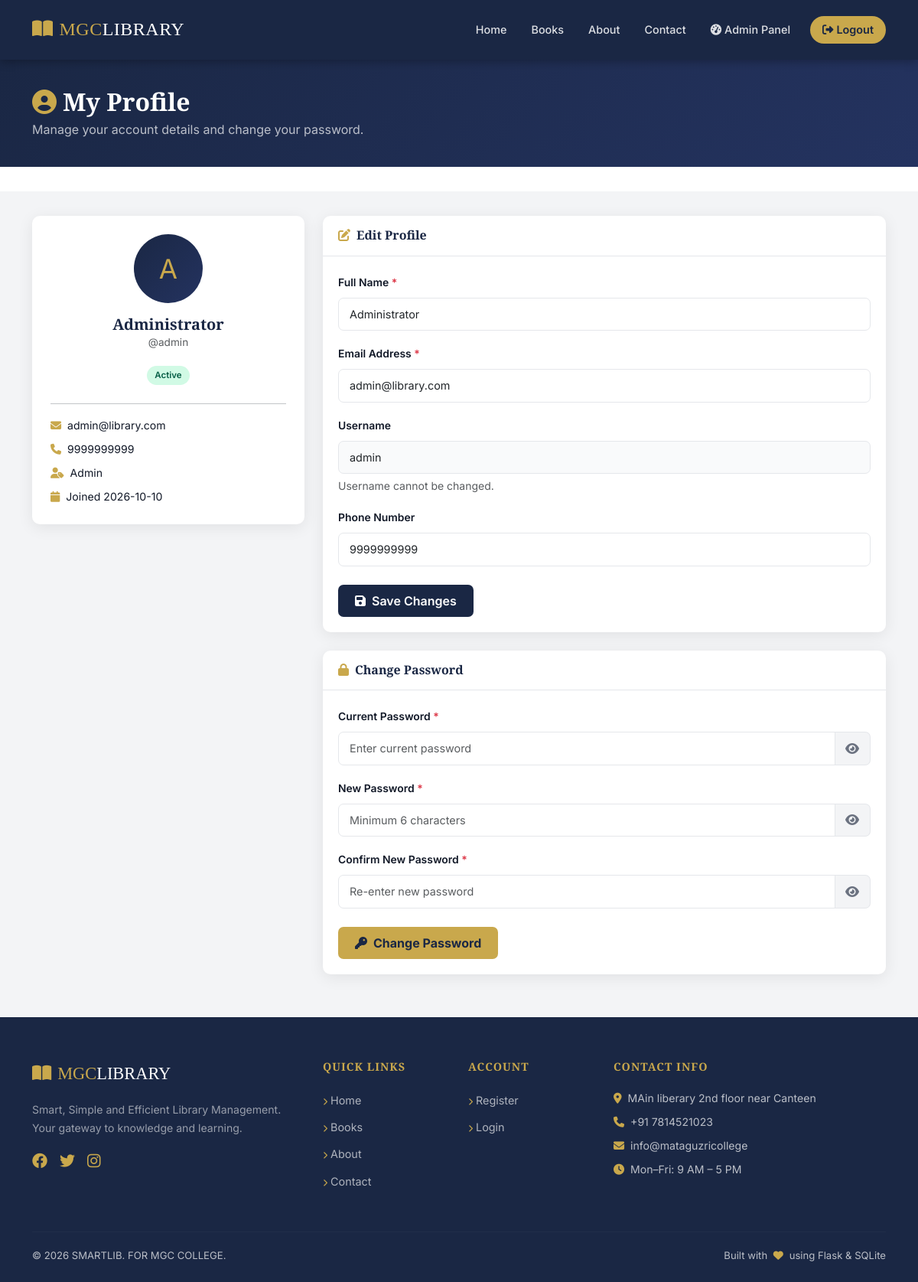
Screenshot of /profile (signed in) with the database file from the repository.
### tables this page shows
CREATE TABLE users (
            id INTEGER PRIMARY KEY AUTOINCREMENT,
            full_name TEXT NOT NULL,
            username TEXT UNIQUE NOT NULL,
            email TEXT UNIQUE NOT NULL,
            password_hash TEXT NOT NULL,
            role TEXT NOT NULL DEFAULT 'student',
            phone TEXT,
            registration_date TEXT,
            status TEXT DEFAULT 'Active'
        );

### app.py (the view, shortened to what this page needs)
@app.route('/profile', methods=['GET','POST'])
@login_required
def profile():
    user = get_user_by_id(session['user_id'])
    return render_template('profile.html', user=user)

### app.py (called while the page is built)
@app.context_processor
def inject_user():
    return dict(current_user=get_current_user(), now=datetime.now())

### auth.py (called while the page is built)
def get_current_user():
    if 'user_id' in session:
        return get_user_by_id(session['user_id'])
    return None

def login_required(f):
    @wraps(f)
    def decorated(*args, **kwargs):
        if 'user_id' not in session:
            flash('Please login to access this page.', 'warning')
            return redirect(url_for('login'))
        return f(*args, **kwargs)
    return decorated

### database.py (called while the page is built)
def get_db():
    conn = sqlite3.connect(DB_PATH)
    conn.row_factory = sqlite3.Row
    conn.execute("PRAGMA foreign_keys = ON")
    return conn

def get_user_by_id(user_id):
    conn = get_db()
    c = conn.cursor()
    c.execute("SELECT * FROM users WHERE id=?", (user_id,))
    u = c.fetchone()
    conn.close()
    return u

### templates/profile.html (shortened to what this page needs)
{% extends 'base.html' %}
{% block content %}
<div class="dashboard-header">
  <div class="container">
    <h2><i class="fas fa-user-circle text-gold me-2"></i>My Profile</h2>
    <p>Manage your account details and change your password.</p>
  </div>
</div>
<div style="background:#f3f4f6;min-height:calc(100vh-200px);padding:32px 0;">
  <div class="container">
    <div class="row g-4">
      <div class="col-md-4">
        <div class="admin-card text-center p-4">
          <div class="profile-avatar">
            {{ current_user.full_name[0].upper() }}
          </div>
          <h5 class="text-navy mb-0">{{ user.full_name }}</h5>
          <p class="text-muted" style="font-size:.85rem;">@{{ user.username }}</p>
          <span class="availability-badge badge-available mb-2 d-inline-block">{{ user.status }}</span>
          <hr>
          <div class="text-start" style="font-size:.88rem;">
            <div class="mb-2"><i class="fas fa-envelope text-gold me-2"></i>{{ user.email }}</div>
            <div class="mb-2"><i class="fas fa-phone text-gold me-2"></i>{{ user.phone or 'Not provided' }}</div>
            <div class="mb-2"><i class="fas fa-user-tag text-gold me-2"></i>{{ user.role.capitalize() }}</div>
            <div><i class="fas fa-calendar text-gold me-2"></i>Joined {{ user.registration_date[:10] if user.registration_date else 'N/A' }}</div>
          </div>
        </div>
      </div>
      <div class="col-md-8">
        <div class="admin-card mb-4">
          <div class="admin-card-header">
            <h5><i class="fas fa-edit text-gold me-2"></i>Edit Profile</h5>
          </div>
          <div class="admin-card-body">
            <form method="POST" action="{{ url_for('profile') }}">
              <div class="mb-3">
                <label class="form-label">Full Name <span class="text-danger">*</span></label>
                <input type="text" name="full_name" class="form-control" value="{{ user.full_name }}" required>
              </div>
              <div class="mb-3">
                <label class="form-label">Email Address <span class="text-danger">*</span></label>
                <input type="email" name="email" class="form-control" value="{{ user.email }}" required>
              </div>
              <div class="mb-3">
                <label class="form-label">Username</label>
                <input type="text" class="form-control" value="{{ user.username }}" disabled style="background:#f9fafb;">
                <div class="form-text">Username cannot be changed.</div>
              </div>
              <div class="mb-4">
                <label class="form-label">Phone Number</label>
                <input type="tel" name="phone" class="form-control" value="{{ user.phone or '' }}" placeholder="+91 XXXXX XXXXX">
              </div>
              <button type="submit" class="btn btn-navy"><i class="fas fa-save me-2"></i>Save Changes</button>
            </form>
          </div>
        </div>
        <div class="admin-card">
          <div class="admin-card-header">
            <h5><i class="fas fa-lock text-gold me-2"></i>Change Password</h5>
          </div>
          <div class="admin-card-body">
            <form method="POST" action="{{ url_for('profile') }}">
              <div class="mb-3">
                <label class="form-label">Current Password <span class="text-danger">*</span></label>
                <div class="input-group">
                  <input type="password" name="current_password" class="form-control" placeholder="Enter current password" required>
                  <button type="button" class="password-toggle"><i class="fas fa-eye"></i></button>
                </div>
              </div>
              <div class="mb-3">
                <label class="form-label">New Password <span class="text-danger">*</span></label>
                <div class="input-group">
                  <input type="password" name="new_password" class="form-control" placeholder="Minimum 6 characters" required>
                  <button type="button" class="password-toggle"><i class="fas fa-eye"></i></button>
                </div>
              </div>
              <div class="mb-4">
                <label class="form-label">Confirm New Password <span class="text-danger">*</span></label>
                <div class="input-group">
                  <input type="password" name="confirm_password" class="form-control" placeholder="Re-enter new password" required>
                  <button type="button" class="password-toggle"><i class="fas fa-eye"></i></button>
                </div>
              </div>
              <button type="submit" class="btn btn-gold"><i class="fas fa-key me-2"></i>Change Password</button>
            </form>
          </div>
        </div>
      </div>
    </div>
  </div>
</div>
{% endblock %}

### static/css/style.css (style rules this page uses)
:root { --navy: #1a2744; --navy-light: #243360; --gold: #c9a84c; --gold-light: #e8c96a; --cream: #f8f5ee; --dark: #111827; --muted: #6b7280; --border: #e5e7eb; --radius: 10px; --shadow: 0 4px 20px rgba(0,0,0,.08); --shadow-lg: 0 8px 32px rgba(0,0,0,.12); }
*, *::before, *::after { box-sizing: border-box; }
body { font-family: 'Inter', sans-serif; color: var(--dark); background: #fff; line-height: 1.65; }
h1,h2,h3,h4,h5,h6 { font-family: 'Playfair Display', serif; font-weight: 700; line-height: 1.2; }
.availability-badge { font-size: .72rem; padding: 3px 10px; border-radius: 50px; font-weight: 600; }
.badge-available { background: #d1fae5; color: #065f46; }
.btn-navy { background: var(--navy); color: #fff !important; border: none; padding: 9px 22px; border-radius: 7px; font-weight: 600; transition: all .2s; }
.btn-gold { background: var(--gold); color: var(--navy) !important; border: none; padding: 9px 22px; border-radius: 7px; font-weight: 700; transition: all .2s; }
.form-label { font-size: .87rem; font-weight: 600; color: var(--dark); }
.form-control, .form-select { border: 1.5px solid var(--border); border-radius: 7px; padding: 10px 14px; font-size: .9rem; transition: border-color .2s, box-shadow .2s; }
.dashboard-header { background: linear-gradient(135deg, var(--navy), var(--navy-light)); color: #fff; padding: 36px 0; margin-bottom: 32px; }
.dashboard-header h2 { color: #fff; margin: 0; }
.dashboard-header p { color: rgba(255,255,255,.7); margin: 4px 0 0; }
.admin-card { background: #fff; border-radius: var(--radius); box-shadow: var(--shadow); margin-bottom: 24px; }
.admin-card-header { padding: 16px 20px; border-bottom: 1px solid var(--border); display: flex; align-items: center; justify-content: space-between; }
.admin-card-header h5 { margin: 0; color: var(--navy); font-size: 1rem; }
.admin-card-body { padding: 20px; }
.profile-avatar { width: 90px; height: 90px; background: linear-gradient(135deg, var(--navy), var(--navy-light)); border-radius: 50%; display: flex; align-items: center; justify-content: center; font-size: 2.2rem; color: var(--gold); margin: 0 auto 16px; }
.password-toggle { cursor: pointer; color: var(--muted); border: 1.5px solid var(--border); border-left: none; background: #f3f4f6; border-radius: 0 7px 7px 0; padding: 0 14px; transition: color .2s; }
.text-navy { color: var(--navy) !important; }
.text-gold { color: var(--gold) !important; }

### rows the page displays
users: full_name "A", full_name "Administrator", username "admin", status "Active", email "admin@library.com", phone "9999999999", role "Admin", registration_date "2026-10-10"
